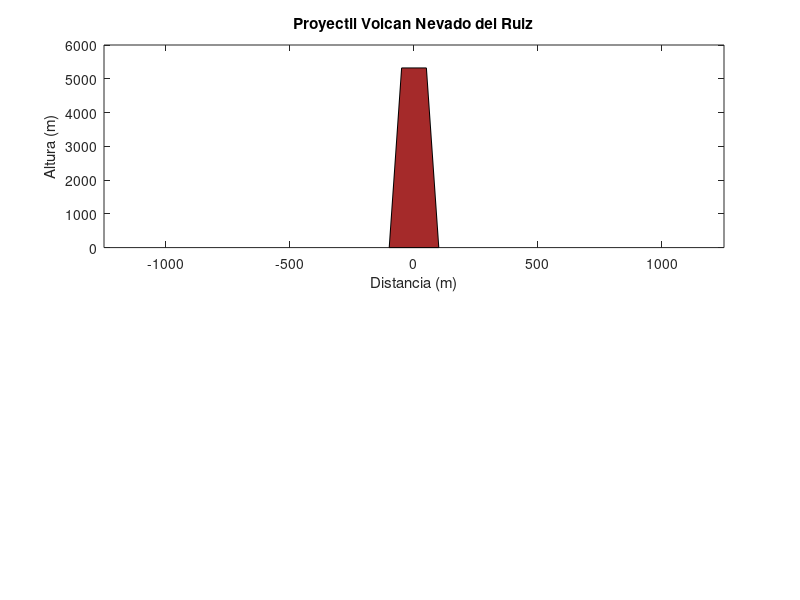

MATLAB code to generate this figure: (Note: this script raises an error after producing the figure.)
clc; clf; clear all;

%Grafica del volcan
str = '#A52A2A';  %Establecer color café
color = sscanf(str(2:end), '%2x%2x%2x', [1 3])/255; %Establecer color café
a = 5321;
b = 100; %Base mayor
ba = 50; %Base menor
f = [-b, -ba, ba, b];
h = [0,a,a,0];
subplot(2, 5, 1:5)
fill (f, h, color) %Dibujar y colorear el volcán
set(gca,'Color','c') %Poner el fondo de color azul claro
axis ([-1250 1250 0 6000]) %Poner límites en los ejes
title ('Proyectil Volcan Nevado del Ruiz')
xlabel ('Distancia (m)')
ylabel('Altura (m)')
hold on

%Datos proyectil (Cambian dependiendo el volcan)
%En este caso se simulará el Volcan Nevado del Ruiz
y0 = 5321; %Altura inicial (Altura del volcán Nevado del Ruiz)
v0 = input("Ingresa la velocidad (100-300 m/s): "); %Velocidad inicial
an = deg2rad(input("Ingresa el angulo de salida " + ...
    "(10-70 grados o 100-160 grados): ")); %Ángulo de salida
m = input("Ingresa la masa: "); %Masa
delta = 0.1; %Incremento en el tiempo

%Fuerza de arrastre
cd = 0.35; %Coeficiente de arrastre
d = 1.29; %Densidad del aire
a = 3.14; %Área de la sección transversal del objeto

%Inicializacion
g = 9.8; %Gravedad
x0 = 0; %Posición inicial en x
vx0 = v0*cos(an); %Velocidad en x
vy0 = v0*sin(an); %Velocidad en y
k = (cd * d * a) / 2; %Constante k

i = 1;  %Iniciamos contador
x(i) = x0; 
vx(i) = vx0; 
ax(i) = (-k/m) * v0 * vx0; %Aceleración en x
y(i) = y0;
vy(i) = vy0; 
ay(i) = -g - (k/m) * v0 * vy0; %Aceleración en x
v(i) = v0; 
t(i) = 0;

while min(y) > 0 %Método de Euler
    t = [t, t(i) + delta];
    vx = [vx, vx(i) + ( ax(i) * delta )];
    vy = [vy, vy(i) + ( ay(i) * delta )];
    x = [x, x(i)+ (vx(i+1)*delta)];
    y = [y, y(i)+ (vy(i+1)*delta)];
    
    v = [v, sqrt(vx(i+1).^2 + vy(i+1).^2)];
    ax = [ax, (-k/m) * v(i+1) * vx(i+1)];
    ay = [ay, -g - (k/m) * v(i+1) * vy(i+1)];
    
    i = i + 1;
end

figure(1)
subplot(2, 5, 1:5)
for i=1:5:length(x) 
	 plot(x(i),y(i),'or') %Graficamos los puntos obtenidos mediante Euler
     pause(0.05) %Pausa para lograr efecto de animación
     hold on
end

%Velocidad en x
subplot(2, 5, 6)
plot (t, vx, 'g', 'LineWidth', 2) %Graficamos velocidad x con tiempo
title ('Velocidad en x')
xlabel ('Tiempo en segundos')
ylabel('Velocidad en x (m/s)')
axis('tight')
grid on %Activar cuadriculado
hold on

%Velocidad en y
subplot(2, 5, 7)
plot (t, vy, 'g', 'LineWidth', 2) %Graficamos velocidad y con tiempo
title ('Velocidad en y')
xlabel ('Tiempo en segundos')
ylabel('Velocidad en y (m/s)')
axis('tight')
grid on
hold on

%Aceleracion en x
subplot(2, 5, 8)
plot (t, ax, 'c', 'LineWidth', 2) %Graficamos aceleración x con tiempo
title ('Aceleracion en x')
xlabel ('Tiempo en segundos')
ylabel('Aceleracion en x (m/s^2)')
axis('tight')
grid on
hold on

%Aceleracion en y
subplot(2, 5, 9)
plot (t, ay, 'c', 'LineWidth', 2) %Graficamos aceleración y con tiempo
title ('Aceleracion en y')
xlabel ('Tiempo en segundos')
ylabel('Aceleracion en y (m/s^2)')
axis('tight')
grid on
hold on

%Velocidad
subplot(2, 5, 10) 
plot (t, v, 'm', 'LineWidth', 2) %Graficamos vector velocidad con tiempo
title ('Velocidad')
xlabel ('Tiempo en segundos')
ylabel('Velocidad (m/s)')
axis('tight')
grid on
hold on


